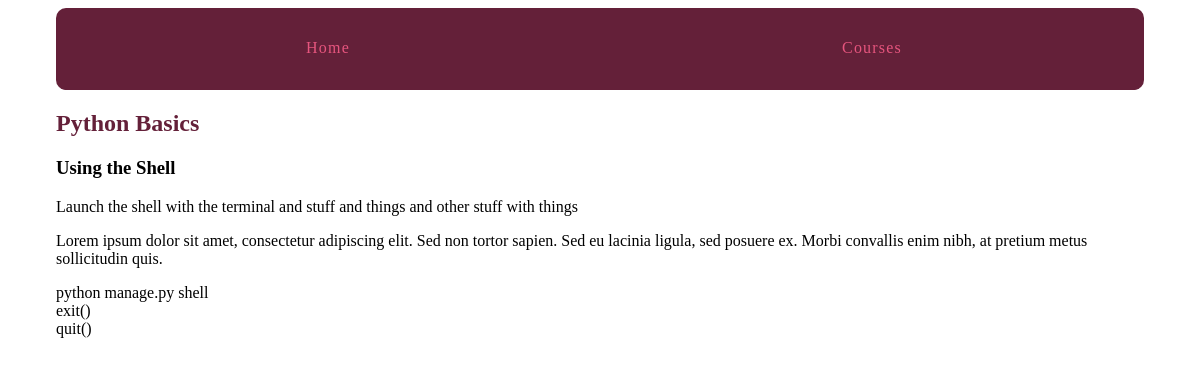
Screenshot of /courses/2/2/ with the database file from the repository.
### courses/models.py (models this page shows, shortened)
class Step(models.Model):
	title = models.CharField(max_length=255)
	description = models.TextField()
	content = models.TextField(blank=True, default='')
	order = models.IntegerField(default=0)
	course = models.ForeignKey(Course)
	class Meta:
		ordering = ['order',]

class Course(models.Model):
	created_at = models.DateTimeField(auto_now_add=True)
	title = models.CharField(max_length=255)
	description = models.TextField()

### courses/views.py (the view)
# urls.py: url(r'(?P<course_pk>\d+)/(?P<step_pk>\d+)/$', views.step_detail, name='step'),
def step_detail(request, course_pk, step_pk):
	step = get_object_or_404(Step, course_id=course_pk, pk=step_pk)
	return render(request, 'courses/step_detail.html', {'step': step})

### courses/templates/courses/step_detail.html (shortened to what this page needs)
{% extends "layout.html" %}
{% block content %}
<article>
	<h2><a href="{% url 'detail' pk=step.course.pk %}">{{ step.course.title }}</a></h2>
	<h3>{{ step.title }}</h3>
	{{ step.content|linebreaks }}
</article>
{% endblock %}

### assets/css/layout.css (style rules this page uses)
html { box-sizing: border-box; }
*, *::after, *::before { box-sizing: inherit; }
article h2 a, article h3 a { color: #642039; text-decoration: none; }

### rows the page displays
Step: course "Python Basics", title "Using the Shell", content "Launch the shell with the terminal and stuff and things and other stuff with things Lorem ipsum dolor sit amet, consectetur adipiscing elit. Sed non tortor sapien. Sed eu lacinia ligula, sed posuere ex. Morbi convallis enim nibh, at pretium metus sollicitudin quis. python manage.py shell exit() quit()"
